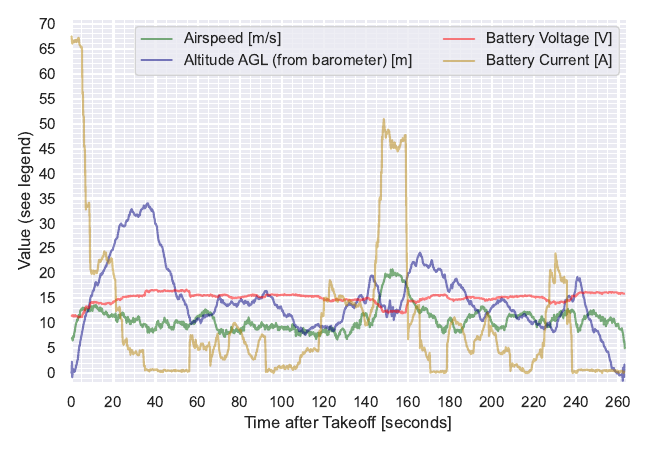

This figure's Python source:
from common import *

fig, ax = plt.subplots(figsize=(6.5, 4.5))

speed_color = "darkgreen"
alt_color = "navy"
voltage_color = "red"
current_color = "darkgoldenrod"




plt.plot(
    *simple_read("airspeed"),
    color=speed_color, alpha=0.5,
    label="Airspeed [m/s]"
)
baro_data = simple_read("baro_alt")
baro_altitude_at_takeoff = baro_data[1][0]
plt.plot(
    baro_data[0], baro_data[1] - baro_altitude_at_takeoff,
    color=alt_color, alpha=0.5,
    label="Altitude AGL (from barometer) [m]"
)
plt.plot(
    *simple_read("voltage"),
    color=voltage_color, alpha=0.5,
    label="Battery Voltage [V]"
)
plt.plot(
    *simple_read("current"),
    color=current_color, alpha=0.5,
    label="Battery Current [A]"
)

plt.xlabel("Time after Takeoff [seconds]")
plt.ylabel("Value (see legend)")
# plt.title("Raw Sensor Data")
p.set_ticks(20, 5, 5, 1)
plt.xlim(-1, t_max + 1)
plt.ylim(bottom=-2)
plt.legend(ncols=2)
p.show_plot(
    savefig="flight_raw_data.pdf",
    legend=False,
    rotate_axis_labels=False,
    set_ticks=False
)